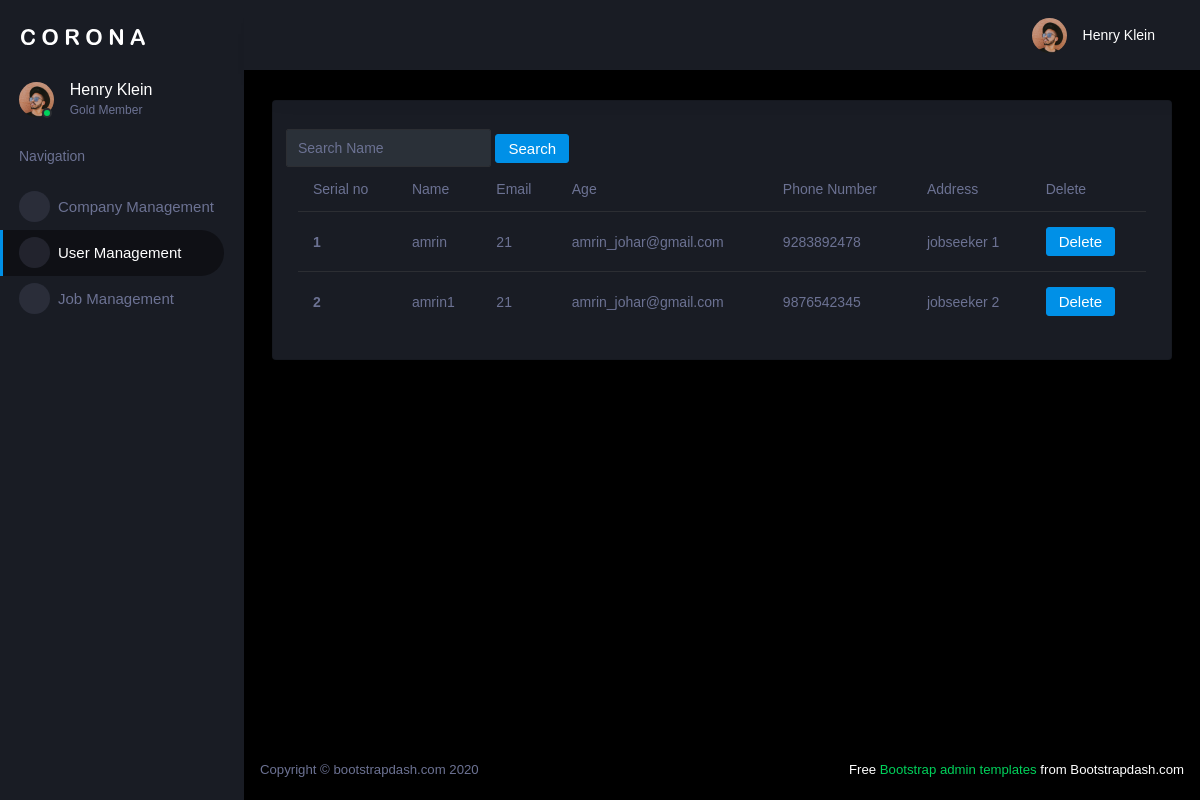
/read_jobseeker (signed in), run on an earlier commit of the app's database.
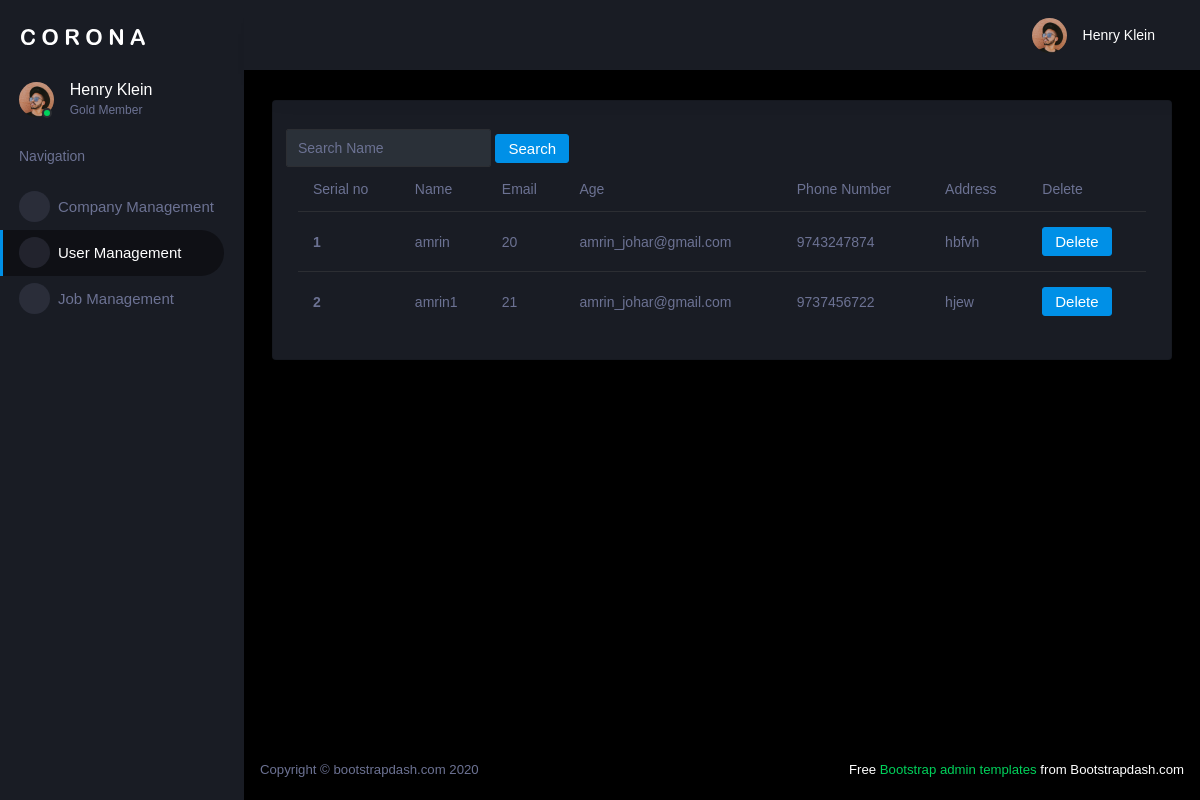
And on a later commit of the database.
### new_app/models.py (models this page shows)
class JobSeeker(models.Model):
    user = models.OneToOneField(Login,on_delete=models.CASCADE,related_name='jobseeker')
    name = models.CharField(max_length=20)
    age = models.IntegerField()
    email = models.EmailField()
    phone_number = models.CharField(max_length=10)
    address = models.TextField()

### new_app/admin_views.py (the view)
# urls.py: path("read_jobseeker", admin_views.read_jobseeker, name="read_jobseeker"),
@login_required(login_url='login_view')
def read_jobseeker(request):
    data = JobSeeker.objects.all()
    jobseekerFilter = JobseekerFilter(request.GET, queryset=data)
    data = jobseekerFilter.qs
    context = {
        'data1': data,
        'jobseekerFilter': jobseekerFilter
    }
    return render(request,"admin/read_jobseeker.html",context)

### templates/admin/read_jobseeker.html
{% extends "admin/admin_base.html" %}
{% block content %}
<div class="row">
         <form method="get" class="form-inline " style="float:right;">
             <div class="md-form my-0">
                 {{ jobseekerFilter.form }}
                 <button class="btn btn-primary mr-2" type="submit">Search</button>
             </div>
         </form>
</div>
<table class="table">
  <thead>
    <tr>
      <th scope="col">Serial no</th>
      <th scope="col">Name</th>
      <th scope="col">Email</th>
      <th scope="col">Age</th>
      <th scope="col">Phone Number</th>
      <th scope="col">Address</th>
      <th scope="col">Delete</th>
    </tr>
  </thead>
  <tbody>
  {% for i in data1 %}
    <tr>
      <th scope="row">{{ forloop.counter }}</th>
      <td>{{ i.name }}</td>
      <td>{{ i.age }}</td>
      <td>{{ i.email }}</td>
      <td>{{ i.phone_number }}</td>
      <td>{{ i.address }}</td>
      <td><a class="btn btn-primary" href="{% url 'delete_jobseeker' i.id %}" role="button">Delete</a></td>
    </tr>
  {% endfor %}
  </tbody>
</table>
{% endblock %}

What changed in the data, as far as the page shows it:
changed JobSeeker "amrin": age "21" → "20"; phone_number "9283892478" → "9743247874"; address "jobseeker 1" → "hbfvh"
changed JobSeeker "amrin1": phone_number "9876542345" → "9737456722"; address "jobseeker 2" → "hjew"
